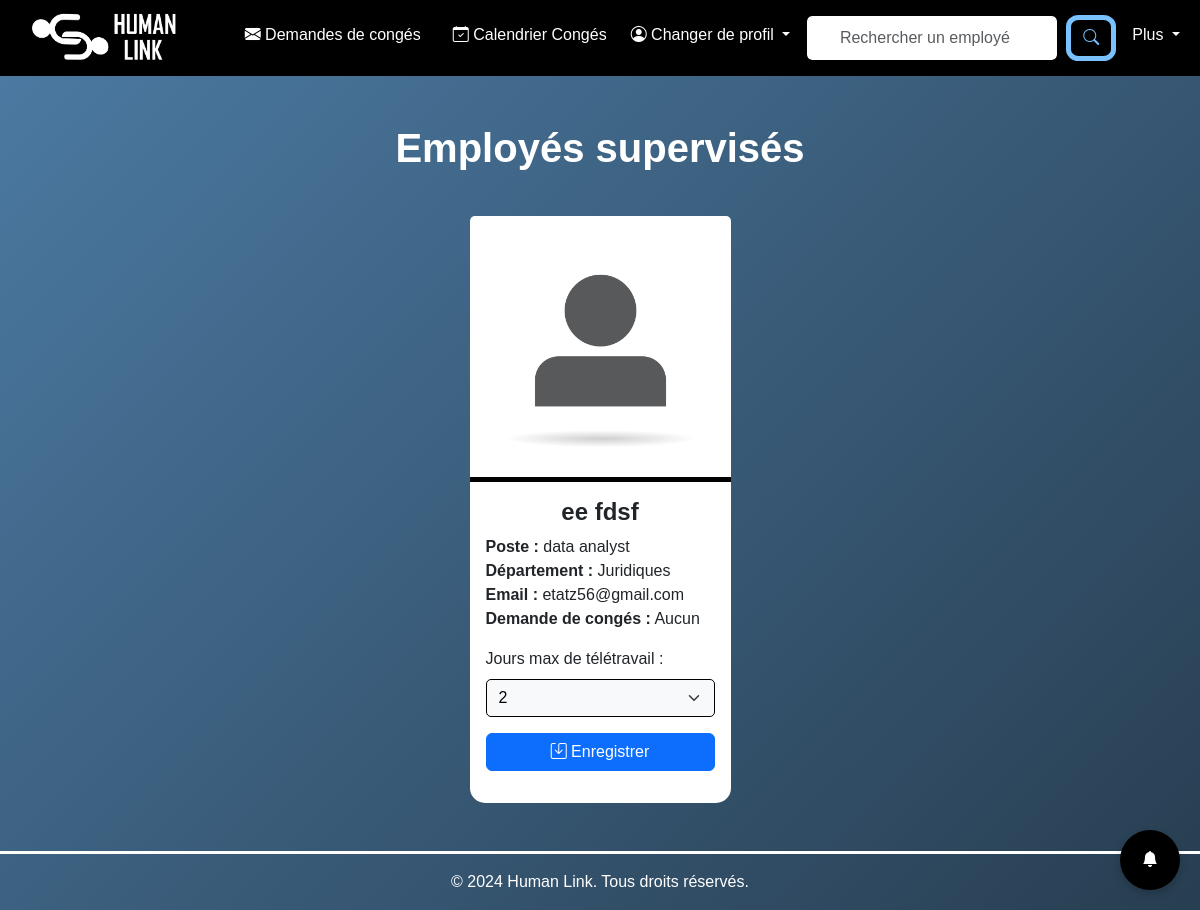
The app's page /manager_dashboard (signed in) with its own data.
### tables this page shows
CREATE TABLE utilisateurs(
            id TEXT PRIMARY KEY,
            nom TEXT,
            prenom TEXT,
            date_naissance DATE,
            poste TEXT,
            departement TEXT,
            email TEXT UNIQUE,
            mot_de_passe TEXT,
            solde_congé FLOAT,
            salaire FLOAT,
            dernier_mois_maj TEXT,
            role TEXT,
            photo TEXT DEFAULT 'default.jpg',
            sexualite TEXT CHECK (sexualite IN ('Homme', 'Femme')),
            telephone TEXT,
            adresse TEXT,
            ville TEXT,
            code_postal TEXT,
            pays TEXT,
            nationalite TEXT,
            numero_securite_sociale TEXT,
            date_embauche DATE,
            type_contrat TEXT CHECK (type_contrat IN ('CDI', 'CDD', 'Alternance', 'Stage', 'Freelance')),
            is_director BOOLEAN DEFAULT 0,
            teletravail_max INTEGER DEFAULT 0
        );

### app.py (the view)
@app.route('/manager_dashboard')
def manager_dashboard():
    if 'role' not in session or session['role'] != 'manager':
        flash("Vous devez être connecté pour accéder à cette page.")
        return redirect(url_for('login'))
    manager_id = session['id']
    connexion = connect_db()
    curseur = connexion.cursor()
    curseur.execute("""
        SELECT u.id, u.nom, u.prenom, u.date_naissance, u.poste, u.departement, u.email, u.photo, u.teletravail_max,
               (CASE WHEN EXISTS (
                   SELECT 1 FROM demandes_congé WHERE demandes_congé.id_utilisateurs = u.id AND demandes_congé.statut = 'en attente'
               ) THEN 1 ELSE 0 END) AS conge_demande
        FROM utilisateurs u
        JOIN managers m ON m.id_supervise = u.id
        WHERE m.id_manager = ?
    """, (manager_id,))
    employees = curseur.fetchall()
    connexion.close()
    notifications = récupérer_notifications(session['email'])
    nombre_notifications_non_lues = récupérer_nombre_notifications_non_lues(session['email'])
    marquer_notifications_comme_lues(session['email'])
    return render_template(
        'manager_menu.html',
        employees=employees,
        role=session['role'],
        notifications=notifications,
        nombre_notifications_non_lues=nombre_notifications_non_lues
    )

### app.py (called while the page is built)
def récupérer_notifications(email):
    connexion = connect_db()
    cur = connexion.cursor()
    cur.execute("""
        SELECT id, message, type, created_at, is_read
        FROM notifications
        WHERE email = ?
        ORDER BY created_at DESC
    """, (email,))
    notifications = cur.fetchall()
    connexion.close()
    return [
        {
            'id': n[0],
            'message': n[1],
            'type': n[2],
            'created_at': datetime.strptime(n[3], '%Y-%m-%d %H:%M:%S') if isinstance(n[3], str) else n[3],
            'is_read': n[4]
        }
        for n in notifications
    ]

def récupérer_nombre_notifications_non_lues(email):
    connexion = connect_db()
    cur = connexion.cursor()
    cur.execute("""
        SELECT COUNT(*)
        FROM notifications
        WHERE email = ? AND is_read = 0
    """, (email,))
    count = cur.fetchone()[0]
    connexion.close()
    return count

def marquer_notifications_comme_lues(email):
    connexion = connect_db()
    try:
        cur = connexion.cursor()
        cur.execute("""
            UPDATE notifications
            SET is_read = 1
            WHERE email = ?
        """, (email,))
        connexion.commit()
    except sqlite3.OperationalError as e:
        print(f"Erreur SQLite: {e}")
    finally:
        connexion.close()

### db_setup.py (called while the page is built)
def connect_db():
    connexion = sqlite3.connect("rh_data.db")
    connexion.row_factory = sqlite3.Row
    return connexion

### templates/manager_menu.html (shortened to what this page needs)
{% extends "manager_base.html" %}
{% block content1 %}
    <li class="nav-item">
        <form class="d-flex mx-2" id ="searchBox">
            <input
                class="form-control me-2"
                type="search"
                id="searchInput"
                placeholder="Rechercher un employé"
                aria-label="Rechercher"
            >
            <button
                class="btn btn-custom-search"
                type="button"
                onclick="searchEmployee()"
            >
                <i class="bi bi-search"></i>
            </button>
        </form>
    </li>
{% endblock %}
{% block content2 %}
    <h1 class="text-center text-white mb-4">Employés supervisés</h1>
    {% if employees %}
    <div class="row g-4 justify-content-center" id="employeeList">
        {% for emp in employees %}
        <div
            class="col-md-6 col-lg-3 employee-card"
            data-name="{{ emp.nom }} {{ emp.prenom }}"
        >
            <div
                class="card border-0"
                id="cardPersonaliser"
            >
                <img
                    src="../static/uploads/photo_profile/{{ emp.photo or 'default.jpg' }}"
                    class="card-img-top id-pic"
                    alt="Photo de l'employé"
                >
                <div class="card-body text-dark">
                    <h4 class="card-title text-center fw-bold">
                        {{ emp.nom }} {{ emp.prenom }}
                    </h4>
                    <p class="card-text">
                        <strong>Poste :</strong> {{ emp.poste }}<br>
                        <strong>Département :</strong> {{ emp.departement }}<br>
                        <strong>Email :</strong> {{ emp.email }}<br>
                        <strong>Demande de congés :</strong>
                        {% if emp.conge_demande %}
                            <span
                                class="badge text-dark d-flex align-items-center justify-content-center"
                                style="width: 15%; height: 8%; border-radius: 100%; right: 0%;"
                                id="badgePerso"
                            >
                                <i
                                    class="bi bi-bell"
                                    style="font-size: 1.5rem;color: white;"
                                ></i>
                            </span>
                            <span>Demande en attente</span>
                        {% else %}
                            Aucun
                        {% endif %}
                        <form
                            method="POST"
                            action="{{ url_for('mettre_a_jour_teletravail', employe_id=emp.id) }}"
                        >
                            <div class="mb-3">
                                <label
                                    for="maxTeletravail{{ emp.id }}"
                                    class="form-label"
                                >
                                    Jours max de télétravail :
                                </label>
                                <select
                                    class="form-select"
                                    id="maxTeletravail{{ emp.id }}"
                                    name="jours_max_teletravail"
                                    value="{{ emp.teletravail_max }}"
                                >
                                    {% for i in range(0, 5) %}
                                    <option
                                        value="{{ i }}"
                                        {% if emp.teletravail_max == i %}selected{% endif %}
                                    >
                                        {{ i }}
                                    </option>
                                    {% endfor %}
                                </select>
                            </div>
                            <button type="submit"class="btn btn-primary w-100"><i class="bi bi-save"></i> Enregistrer</button>
                        </form>
                    </p>
                </div>
            </div>
        </div>
        {% endfor %}
    </div>
    {% endif %}
{% endblock %}

### static/styles.css (style rules this page uses)
body { display: flex; flex-direction: column; min-height: 100vh; margin: 0; font-family: sans-serif; }
h1 { font-weight: bold; }
nav li { width: max-content; }
.btn-custom-search { border-color: #79c1ff; border-radius: 25%; border-width: 5px; color: #79c1ff; background-color: transparent; transition: background-color 0.3s, color 0.3s; }
.btn-custom-search .bi-search { color: inherit; }
.card { background: rgba(0, 0, 0, 0.392); border: white; border-radius: 15px; margin-top: 20px; }
#cardPersonaliser { background: rgb(255, 255, 255); border: white; border-radius: 15px; margin-top: 20px; }
.card-img-top { border-bottom: 5px solid black; }
.card-img-top { object-fit: cover; width: 100%; height: 100%; max-height: 382px; }
.form-control { border-color:#000; }
.form-select { border-color: #000; }
#searchBox { width: auto; }
@media (min-width: 1024px) { #searchBox { width: 310px; } }
#searchInput { text-align: center; }
.form-select { display: block; width: 100%; font-size: 16px; font-family: Arial, sans-serif; line-height: 1.5; color: #000000; background-color: #f8f9fa; border: 1px solid #000000; border-radius: 5px; transition: border-color 0.3s ease, box-shadow 0.3s ease; height: auto; }
.form-select option { padding: 8px; font-size: 15px; background-color: #ffffff; color: #000000; }

### records on screen
utilisateurs: photo (placeholder picture), nom "ee", prenom "fdsf", poste "data analyst", departement "Juridiques", email "etatz56@gmail.com", jours_max_teletravail "2"
